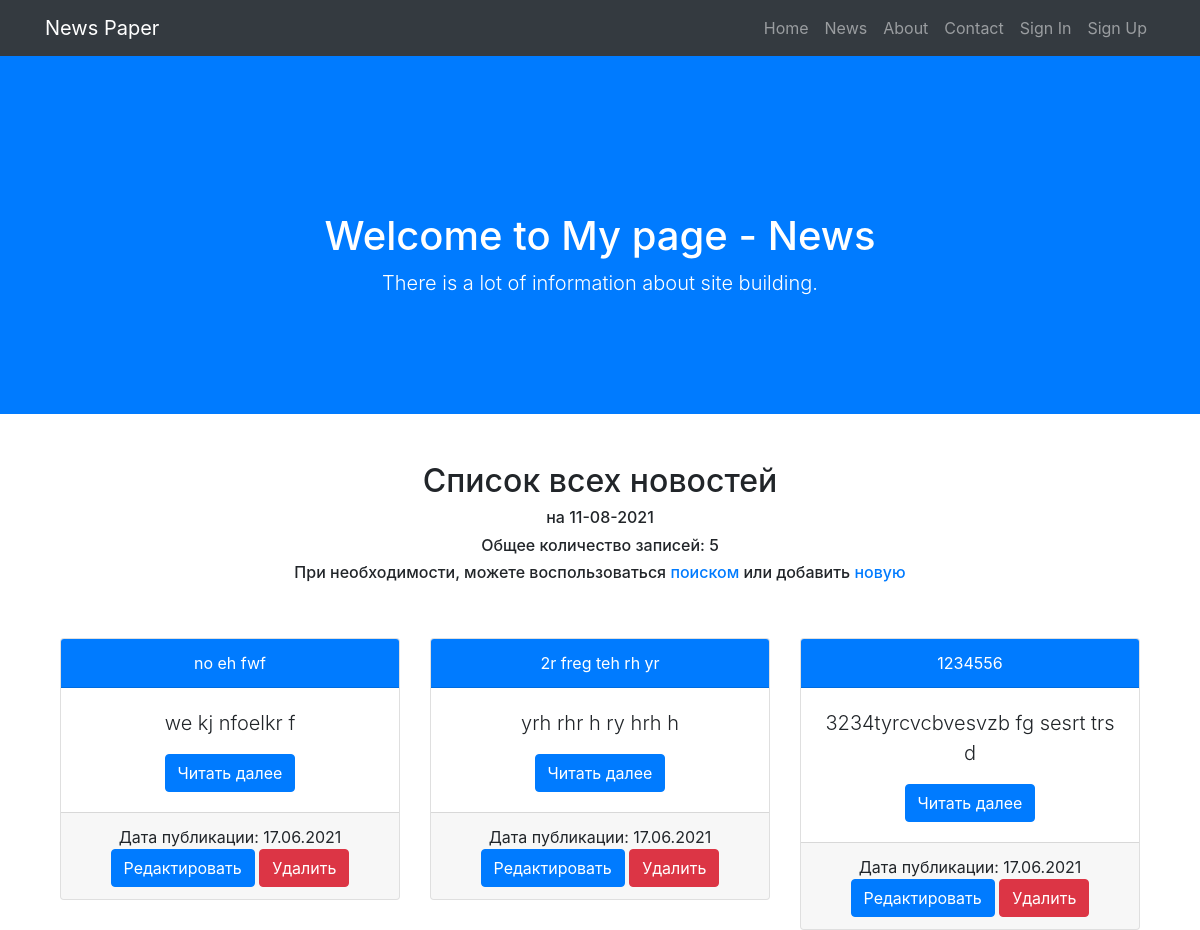
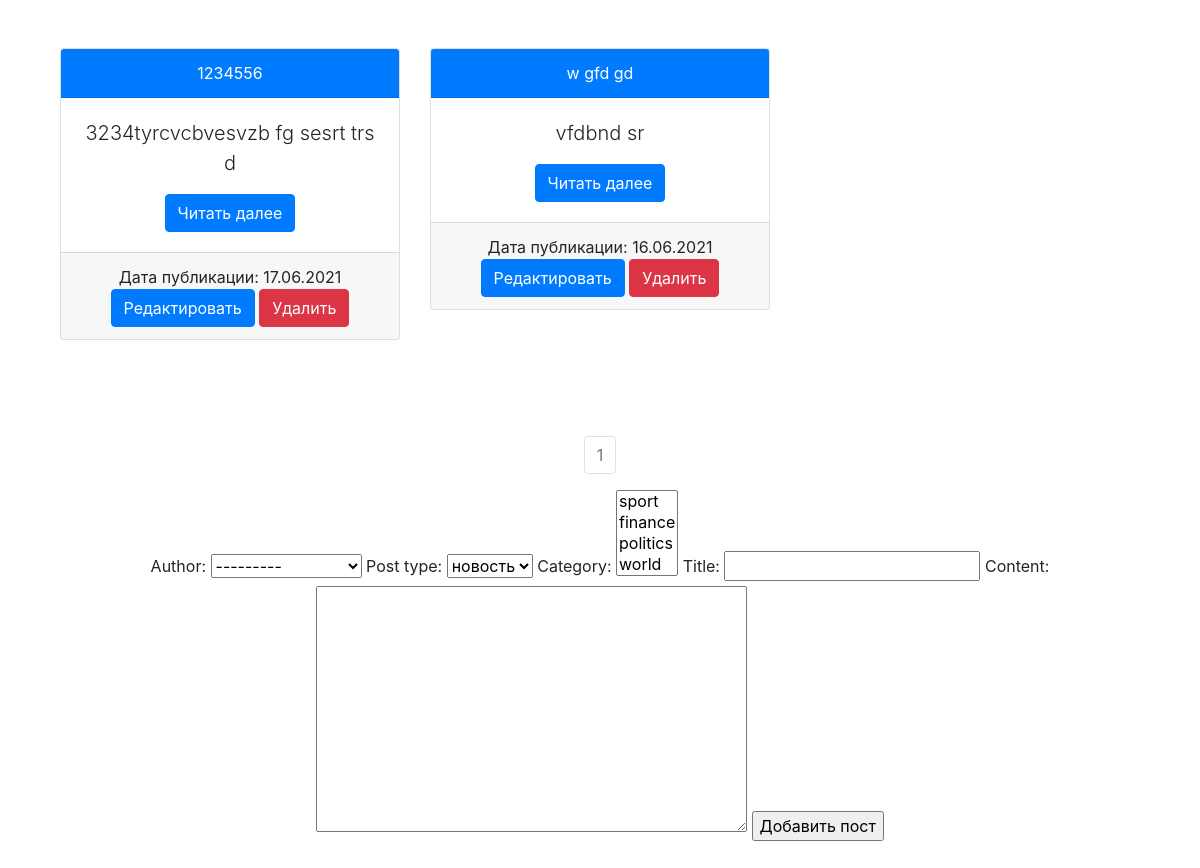
Page /news/ on the committed database (2 pictures, top to bottom).
### news/models.py (models this page shows, shortened)
class Post(models.Model):
    post_types = [
        ('post', 'статья'),
        ('news', 'новость')
    ]
    author = models.ForeignKey(Author, on_delete=models.CASCADE)
    post_type = models.CharField(max_length=10, choices=post_types, default='news')
    created = models.DateTimeField(auto_now_add=True)
    category = models.ManyToManyField(Category, through='PostCategory')
    title = models.CharField(max_length=255)
    content = models.TextField()
    rating = models.FloatField(default=0)

### news/views.py (the view, shortened to what this page needs)
# urls.py: path('', NewsList.as_view()),
class NewsList(ListView):
    model = Post
    template_name = 'news/news_list.html'
    context_object_name = 'newslist'
    ordering = ['-created']
    paginate_by = 5
    form_class = PostForm
    def get_context_data(self, **kwargs):
        context = super().get_context_data(**kwargs)
        context['time_now'] = datetime.utcnow()
        context['categories'] = Category.objects.all()
        context['form'] = PostForm()
        return context

### news/forms.py
class PostForm(ModelForm):
    class Meta:
        model = Post
        fields = ['author', 'post_type', 'category', 'title', 'content']

### news/models.py (called while the page is built)
    def __str__(self):
        return self.category_name

### news/templatetags/news_filters.py (called while the page is built)
@register.filter(name='censor')
def censor(value):
    bad_words = ['редиска', 'сарделька']
    new_content = value
    for w in bad_words:
        new_content = new_content.replace(w, '***')
    return new_content

### templates/news/news_list.html (shortened to what this page needs)
{% extends 'newspaper/layout.html' %}
{% load news_filters %}
{% block header %}
    News
{% endblock %}
{% block content %}
    <div class="container">
        <div class="row">
            <div class="col-lg-12 mb-5">
                <h2>Список всех новостей</h2>
                <h6>на {{ time_now|date:'d-m-Y' }}</h6>
                <h6>Общее количество записей: {{ newslist|length }}</h6>
                <h6>При необходимости, можете воспользоваться <a href="search">поиском</a> или добавить <a href="{% url 'news_create' %}">новую</a> <br></h6>
            </div>
        </div>
        <div class="row">
            {% for n in newslist %}
                <div class="col-lg-4">
                    <div class="card mb-5">
                        <div class="card-header bg-primary text-white"><a class="text-white" href="/news/{{ n.id }}">{{ n.title|censor }}</a></div>
                        <div class="card-body">
                            <p class="lead">{{ n.content|truncatewords:20|censor }}</p>
                            <a class="btn btn-primary" href="/news/{{ n.id }}">Читать далее</a>
                        </div>
                        <div class="card-footer">
                            <div>Дата публикации: {{ n.created|date:'d.m.Y' }}</div>
                            <a class="btn btn-primary" href="{% url 'news_update' n.id %}">Редактировать</a>
                            <a class="btn btn-danger" href="{% url 'news_delete' n.id %}">Удалить</a>
                        </div>
                    </div>
                </div>
            {% endfor %}
        </div>
        <div class="row justify-content-center">
            <nav class="mt-5" aria-label="Page navigation">
                <ul class="pagination justify-content-center">
                    <li class="page-item disabled"><a class="page-link"
                                                      href="?page={{ page_obj.number }}">{{ page_obj.number }}</a></li>
                </ul>
            </nav>
        </div>
    </div>
    <form method="POST">
        {{ form }}
        <input type="submit" value="Добавить пост">
    </form>
{% endblock %}

### rows in the picture
Post: title|censor "no eh fwf", content|censor "we kj nfoelkr f", created "17.06.2021"
Post: title|censor "2r freg teh rh yr", content|censor "yrh rhr h ry hrh h", created "17.06.2021"
Post: title|censor "1234556", content|censor "3234tyrcvcbvesvzb fg sesrt trs d", created "17.06.2021"
Post: title|censor "1234556", content|censor "3234tyrcvcbvesvzb fg sesrt trs d", created "17.06.2021"
Post: title|censor "w gfd gd", content|censor "vfdbnd sr", created "16.06.2021"

### other values in the picture
{{ time_now|date:'d-m-Y' }} "11-08-2021"
{{ newslist|length }} "5"
{{ page_obj.number }} "1"
